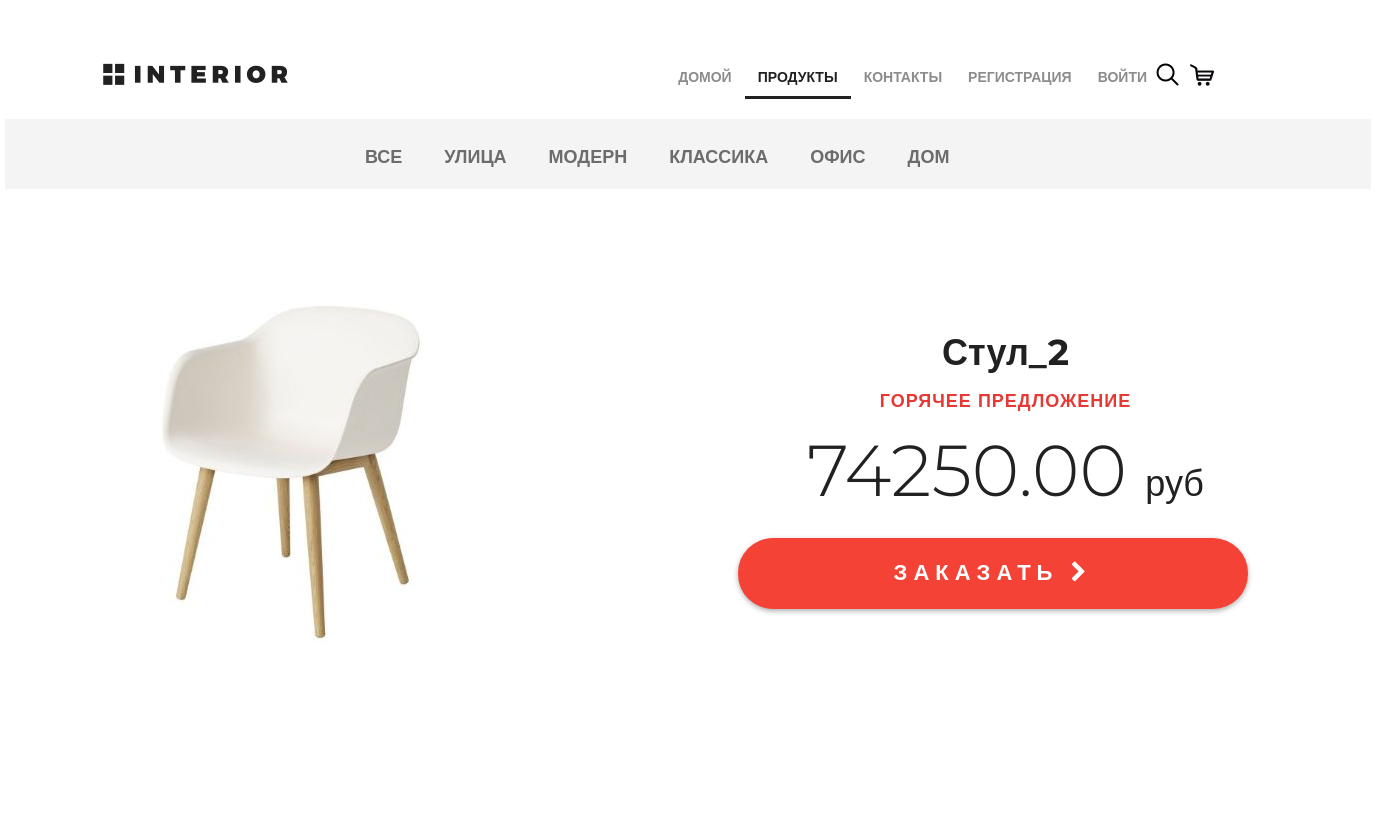
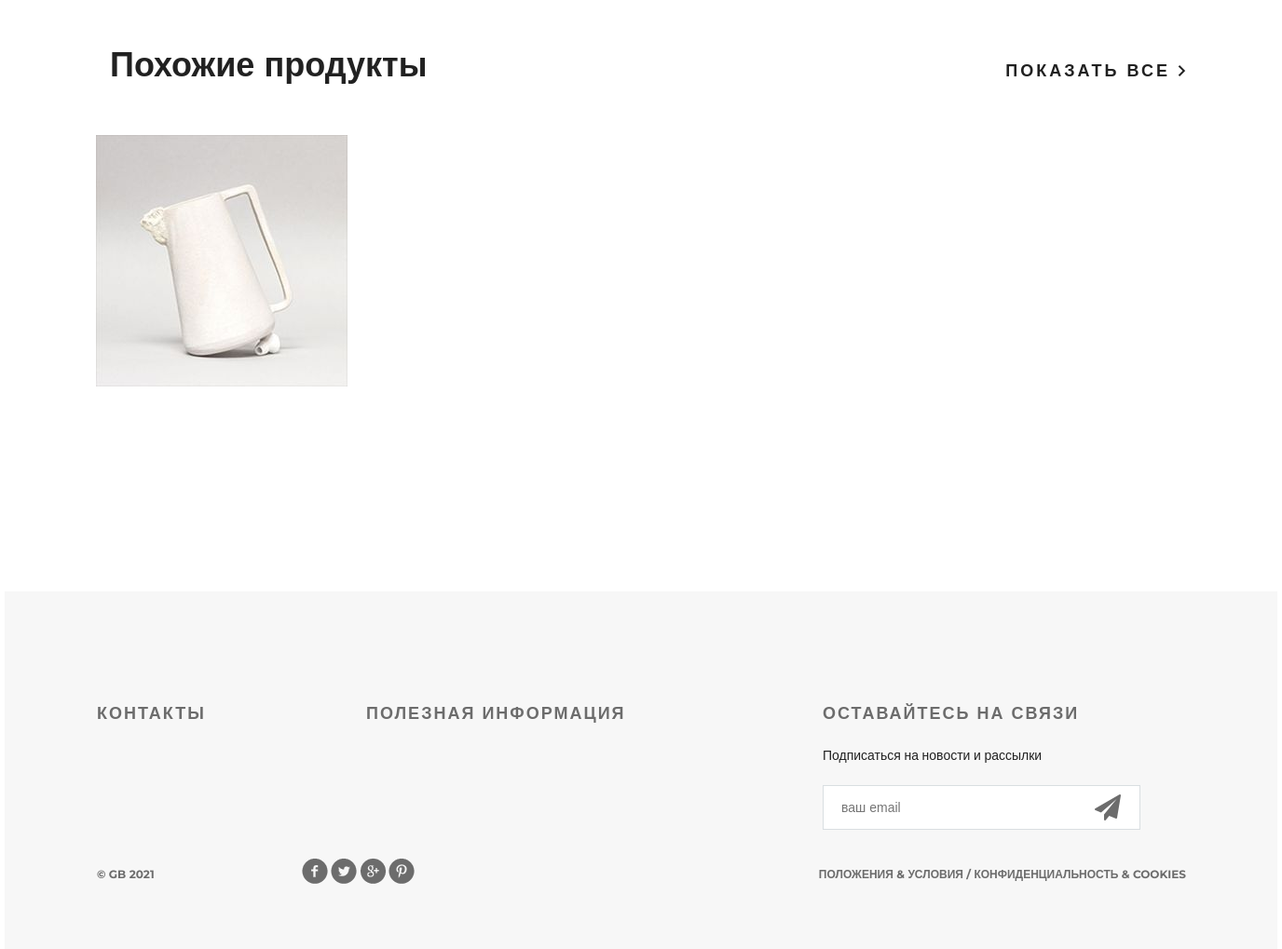
Screenshot of /products/ with the database file from the repository (2 pictures, top to bottom).
### mainapp/models.py (models this page shows, shortened)
class ProductCategory(models.Model):
    name = models.CharField(max_length=64, blank=True, unique=True, verbose_name='Название')
    description = models.TextField(verbose_name='Описание')
    is_active = models.BooleanField(default=True)
    class Meta:
        verbose_name = 'категория'
        verbose_name_plural = 'категория'
        ordering = ('-id',)

class Product(models.Model):
    category = models.ForeignKey(ProductCategory, on_delete=models.CASCADE, verbose_name='Категория')
    name = models.CharField(max_length=128, verbose_name='Название')
    image = models.ImageField(upload_to='products', blank=True,verbose_name='Картинка')
    short_desc = models.CharField(max_length=255, verbose_name='Краткое описание')
    description = models.TextField(verbose_name='Описание')
    price = models.DecimalField(decimal_places=2, max_digits=10, default=0, verbose_name='Цена')
    quantity = models.PositiveSmallIntegerField(default=0, verbose_name='Количество')
    is_active = models.BooleanField(default=True)

### mainapp/views.py (the view)
# urls.py: path('', views.SpecialProductsListView.as_view(), name='products'),
class SpecialProductsListView(ListView):
    template_name = 'mainapp/products.html'
    model = Product
    def get_context_data(self, *args, **kwargs):
        context_data = super().get_context_data(*args, **kwargs)
        context_data['title'] = 'Продукты'
        context_data['list_menu'] = ProductCategory.objects.all()
        context_data['hot_product'] = get_hot_product()
        context_data['same_products'] = get_same_products(context_data['hot_product'])
        return context_data

### mainapp/context_processor.py (called while the page is built)
def basket(request):
    basket_items = []
    if request.user.is_authenticated:
        basket_items = Basket.objects.filter(user=request.user)
    return {
        'basket': basket_items
    }

### mainapp/services.py (called while the page is built)
def get_hot_product():
    return random.sample(list(Product.objects.all()), 1)[0]

def get_same_products(hot_prod):
    products_list = Product.objects.filter(category=hot_prod.category).exclude(pk=hot_prod.pk)[:3]
    return products_list

### mainapp/templates/mainapp/products.html (shortened to what this page needs)
{% extends 'mainapp/base.html' %}
{% load static %}
{% block menu %}
    <div class="hero-white">
        <div class="header clearfix">
                {% include 'mainapp/includes/inc_main_menu.html' %}
        </div>
    </div>
{% endblock %}
{% block content %}
    <div class="details">
        <div class="links clearfix">
            {% include 'mainapp/includes/inc_catrgories_menu.html' %}
        </div>
        <div class="details-products">
            <div class="details-slider">
                <div class="slider-product">
                    <img src="/media/{{ hot_product.image}}">
                </div>
            </div>
            <div class="description">
                <h3 class="big-bold">{{ hot_product.name }}</h3>
                <h3 class="red">горячее предложение</h3>
                <p class="price"> {{ hot_product.price|floatformat:2 }} <span>руб</span></p>
                <a href="{% url 'basket:add' hot_product.pk %}" class="red-button">
                    заказать <i class="fa fa-chevron-right" aria-hidden="true"></i>
                </a>
            </div>
        </div>
        <div class="related">
            <div class="title clearfix">
                <h2>Похожие продукты</h2>
                <a class="explore" href="#">показать все <img src="{% static 'img/arrow.png' %}" alt=""></a>
            </div>
            <div class="related-products clearfix">
                {% for prod in same_products %}
                <div class="block">
                    <a href="{% url 'products:product' prod.pk %}"><img src="/media/{{ prod.image }}" alt="">
                    </a>
                </div>
                {% endfor %}
            </div>
        </div>
    </div>
{% endblock %}

### mainapp/templates/mainapp/includes/inc_catrgories_menu.html (shortened to what this page needs)
<ul class="links-menu">
    <li><a href="{% url 'products:category' 0 %}">Все</a></li>
    {% for item in list_menu %}
        <li><a
                href="{% url 'products:category' item.pk %}"
        >{{ item.name }}</a></li>
    {% endfor %}
</ul>

### static/style.css (style rules this page uses)
* { margin: 0; padding: 0; }
body { font-family: 'Montserrat', sans-serif; }
html, body { height: 100%; }
.clearfix:after { content: ""; display: block; clear: both; }
.explore { text-transform: uppercase; color: #212121; font-size: 18px; font-weight: 700; line-height: 24px; text-align: center; float: right; margin-top: 138px; letter-spacing: 3px; text-decoration: none; }
.big-bold { color: #212121; font-size: 36px; font-weight: 700; text-align: left; margin-bottom: 24px; line-height: 36px; }
.title { height: 152px; margin-right: 15px; }
.title h2 { float: left; margin-top: 118px; color: #212121; font-size: 36px; font-weight: 700; text-align: left; margin-left: 15px; }
.red { text-transform: uppercase; color: #e53935; font-size: 18px; font-weight: 700; text-align: left; letter-spacing: 1px; line-height: 17px; margin-bottom: 22px; }
.hero-white { background-color: #fff; height: 119px; padding-left: 98px; padding-right: 211px; position: relative; }
.links { height: 70px; background-color: #f4f4f4; position: relative; padding-left: 360px; }
.links-menu { margin: 27px auto 0px; position: absolute; }
.links-menu li { float: left; list-style-type: none; padding-right: 42px; }
.links-menu li a { text-decoration: none; color: #6c6c6c; font-size: 18px; font-weight: 700; text-transform: uppercase; }
.details-products { padding-left: 98px; padding-right: 98px; margin-top: 98px; height: 551px; }
.details-slider { width: 570px; float: left; margin-right: 30px; }
.slider-product { width: 570px; height: 400px; }
.description { width: 535px; float: right; padding-left: 35px }
.description .big-bold { color: #212121; font-size: 36px; font-weight: 700; text-align: center; margin-top: 47px; margin-bottom: 0px; }
.description .red { text-transform: uppercase; color: #e53935; font-size: 18px; font-weight: 700; text-align: center; letter-spacing: 1px; line-height: 17px; margin-top: 23px; margin-bottom: 36px; }
.description .price { color: #212121; font-size: 72px; font-weight: 300; line-height: 48px; text-align: center; }
.description .price span { color: #212121; font-size: 36px; font-weight: 300; line-height: 48px; text-align: center; }
.red-button { display: block; height: 71px; width: 510px; border-radius: 35px; background-color: #f44336; text-align: center; text-transform: uppercase; text-decoration: none; color: #ffffff; font-size: 22px; font-weight: 700; line-height: 24px; box-shadow: 0px 2px 4.85px 0.15px rgba(33, 33, 33, 0.35); line-height: 70px; letter-spacing: 6px; margin-top: 31px; }
.related { padding: 0px 98px; }
.related .title { height: 143px; margin-right: 0; }
.related .title h2 { margin-top: 45px; }
.related .title .explore { margin-top: 62px; }
.related-products { margin-bottom: 120px; }
.related-products .block a img { float: left; }
.related-products .block { float: left; margin-right: 30px; display: block; height: 370px; width: 370px; position: relative; }

### rows the page displays
ProductCategory: name "УЛИЦА"
ProductCategory: name "МОДЕРН"
ProductCategory: name "КЛАССИКА"
ProductCategory: name "ОФИС"
ProductCategory: name "ДОМ"
Product: image (picture), name "Стул_2", price "74250.00"
Product: image (picture)
